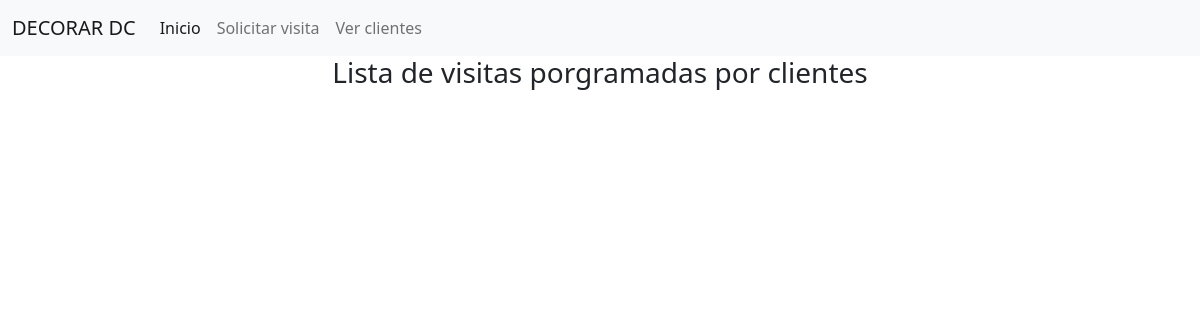
/clientes/lista.php, run on an earlier commit of the app's database.
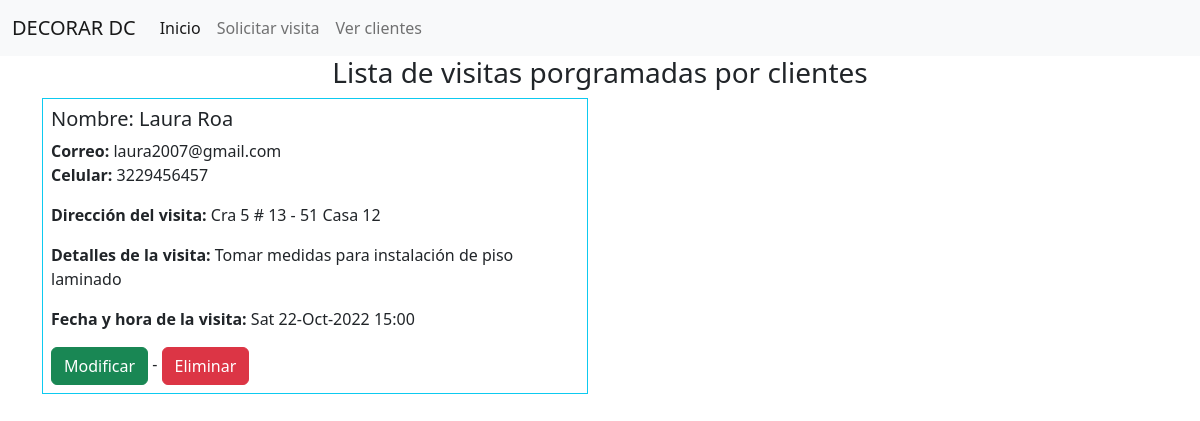
And on a later commit of the database.
### tables this page shows
CREATE TABLE `pacientes` (
  `id` int(11) NOT NULL,
  `nombres` varchar(50) NOT NULL,
  `correo` varchar(50) NOT NULL,
  `celular` varchar(50) NOT NULL,
  `fecha` datetime(6) NOT NULL,
  `direccion` varchar(50) NOT NULL,
  `detalles` varchar(200) NOT NULL
);

### config/Database.php (called while the page is built, shortened)
<?php
class Database{
    public $host = 'localhost';
    public $user = 'root';
    public $pass = '';
    public $db = 'consultoriopsico';
    function __construct(){
        $this->conexion = $this->connectToDatabase();
        return $this -> conexion;
    }
    function connectToDatabase(){
        $conexion= mysqli_connect($this->host, $this->user, $this->pass, $this->db);
        return $conexion;
    }
}
?>

### clientes/data.php (called while the page is built, shortened)
<?php
include('../config/database.php');
class recetas{
    public $conexion;
    function __construct(){
        $db= new Database();
        $this->conexion = $db->connectToDatabase();
    }
    function getAll(){
        $basededatos= "SELECT * FROM pacientes";
        return mysqli_query($this->conexion, $basededatos);
    }
}
?>

### clientes/lista.php (the view, shortened to what this page needs)
<?php
include('data.php');
$libro= new recetas();
$todosRegistros= $libro->getAll();
?>
<!DOCTYPE html>
<html lang="en">
<head>
    <link href="https://cdn.jsdelivr.net/npm/bootstrap@5.2.0-beta1/dist/css/bootstrap.min.css" rel="stylesheet">
</head>
<body>
    <?php include('../menu.php'); ?>
    <div class="container">
        <center><h3>Lista de visitas porgramadas por clientes</h3></center>
        <div class="row">
            <?php
            while ($usuarios= mysqli_fetch_object($todosRegistros)){
                echo "<div class='col-6'>";
                echo "<div class='border border-info p-2'>";
                echo "<h5>Nombre: $usuarios->nombres  </h5>";
                echo "<p><b>Correo:</b> $usuarios->correo
                <br>
                <b> Celular: </b>  $usuarios->celular
                </p>";
                echo "<p><b> Dirección del visita: </b>  $usuarios->direccion
                </p>";
                echo "<p><b> Detalles de la visita: </b>  $usuarios->detalles
                </p>";
                echo " <p> <b>Fecha y hora de la visita:</b> ".date("D", strtotime($usuarios->fecha)) . " " . date("d-M-Y H:i", strtotime($usuarios->fecha)). " </p> ";
                echo "<div class='center'> <a class='btn btn-success' href='". ROOT ."/clientes/edit.php?id=$usuarios->id' >Modificar</a> - <a class='btn btn-danger' href='". ROOT ."/clientes/lista.php?id=$usuarios->id' >Eliminar</a> </div>";
                echo "</div>";
                echo "</div>";
            }
            ?>
        </div>
    </div>
</body>
</html>

### menu.php (shortened to what this page needs)
<nav class="navbar navbar-expand-lg bg-light">
  <div class="container-fluid">
    <a class="navbar-brand" href="#">DECORAR DC</a>
    <div class="collapse navbar-collapse" id="navbarNavAltMarkup">
      <div class="navbar-nav">
        <a class="nav-link active" href="<?= ROOT ?>/index.php">Inicio</a>
        <a class="nav-link" href="<?= ROOT ?>/clientes/add.php">Solicitar visita</a>
        <a class="nav-link" href="<?= ROOT ?>/clientes/lista.php">Ver clientes</a>
      </div>
    </div>
  </div>
</nav>

What changed in the data, as far as the page shows it:
added pacientes: nombres "Laura Roa", correo "laura2007@gmail.com", celular "3229456457", direccion "Cra 5 # 13 - 51 Casa 12", detalles "Tomar medidas para instalación de piso laminado", fecha "Sat", fecha "22-Oct-2022 15:00"
